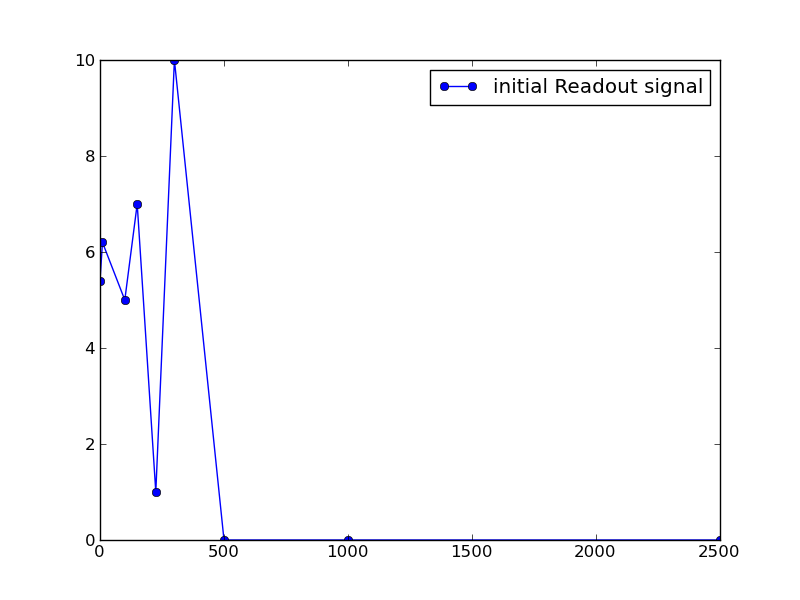

This figure's Python source:
import numpy
import labrad
cxn = labrad.connect()
dv = cxn.data_vault
import matplotlib
matplotlib.use('Qt4Agg')
from matplotlib import pyplot

meltingThreshold = 180
totalTraces = 5
binTime =250.0*10**-6
excludeStat = 0.05 #discard traces with fewer than this percentage of events i.e if melts once, don't plot
experiment = 'LatentHeat_no729_autocrystal'
datasets = ['2012Apr19_1647_06','2012Apr19_1648_25','2012Apr19_1649_33','2012Apr19_1651_16',
            '2012Apr19_1653_11', '2012Apr19_1655_13','2012Apr19_1657_09','2012Apr19_1659_25','2012Apr19_1702_19']

figure = pyplot.figure()
figure.clf()
pyplot.suptitle('')
initRead = []
delay_times = []


for datasetName in datasets:
    melted = 0
    crystal = 0
    data = []
    #getting parameters
    dv.cd(['','Experiments',experiment,datasetName])
    dv.open(1)
    print datasetName
    recordTime = dv.get_parameter('recordTime')
    binNumber = int(recordTime / binTime)
    binArray = binTime * numpy.arange(binNumber + 1)
    fluorMelted = numpy.zeros(binNumber)
    fluorCrystal = numpy.zeros(binNumber)
    initial_cooling = dv.get_parameter('initial_cooling')
    heat_delay = dv.get_parameter('heat_delay')
    axial_heat = dv.get_parameter('axial_heat')
    readout_delay = dv.get_parameter('readout_delay')
    delay_times.append(readout_delay * 10.**3)
    readout_delay = dv.get_parameter('readout_delay')
    readout_time = dv.get_parameter('readout_time')
    #readout range
    startReadout =  (initial_cooling + heat_delay + axial_heat + readout_delay ) #now in seconds
    stopReadout = startReadout + readout_time #now in seconds
    #data processing on the fly
    dv.cd(['','Experiments',experiment,datasetName,'timetags'])
    melted = 0
    for dataset in range(1,totalTraces+1):
        dv.open(int(dataset))
        timetags = dv.get().asarray[:,0]
        countsReadout = numpy.count_nonzero((startReadout <= timetags) * (timetags <= stopReadout))
        newbinned = numpy.histogram(timetags, binArray )[0]
        if countsReadout < meltingThreshold:
            fluorMelted += newbinned
            melted += 1
        else:
            fluorCrystal += newbinned
            crystal += 1
    #normalizing and excluding ones that don't have enough statistics
    #if melted > excludeStat * totalTraces:
     #   fluorMelted = fluorMelted / float(melted)
     #   pyplot.plot(binArray[:-1],fluorMelted, label = 'Melted {0}, heating {1} ms'.format(datasetName,axial_heat/10.**3))
    if crystal > excludeStat * totalTraces:
        fluorCrystal = fluorCrystal / float(crystal)
        #pyplot.plot(binArray[:-1],fluorCrystal, label = 'Crystallized {0}, heating {1} ms'.format(datasetName,axial_heat/10.**3))
    data = [binArray[:-1], fluorCrystal] 
    beginRead = numpy.average(numpy.array(fluorCrystal[numpy.rint(startReadout/binTime)],fluorCrystal[numpy.rint(startReadout/binTime)+1]))#average of first two readout counts
    initRead.append(beginRead)
    numpy.savetxt(datasetName+'.csv',data,delimiter=",")
pyplot.plot(delay_times, initRead, '-o', label = 'initial Readout signal')
pyplot.legend()
pyplot.show()
